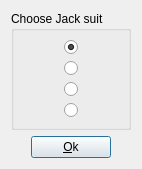
<?xml version="1.0" encoding="UTF-8"?>
<ui version="4.0">
 <class>JackChooseDialog</class>
 <widget class="QDialog" name="JackChooseDialog">
  <property name="sizePolicy">
   <sizepolicy hsizetype="Preferred" vsizetype="Minimum">
    <horstretch>0</horstretch>
    <verstretch>0</verstretch>
   </sizepolicy>
  </property>
  <property name="windowTitle">
   <string>Jack suit</string>
  </property>
  <property name="modal">
   <bool>true</bool>
  </property>
  <layout class="QVBoxLayout" name="verticalLayout_2">
   <property name="sizeConstraint">
    <enum>QLayout::SetFixedSize</enum>
   </property>
   <item>
    <widget class="QGroupBox" name="groupBox">
     <property name="sizePolicy">
      <sizepolicy hsizetype="Preferred" vsizetype="Minimum">
       <horstretch>0</horstretch>
       <verstretch>0</verstretch>
      </sizepolicy>
     </property>
     <property name="title">
      <string>Choose Jack suit</string>
     </property>
     <layout class="QVBoxLayout" name="verticalLayout">
      <item>
       <layout class="QHBoxLayout" name="horizontalLayout_4">
        <item>
         <widget class="SuitRadioButton" name="clubsSuit">
          <property name="sizePolicy">
           <sizepolicy hsizetype="Maximum" vsizetype="Fixed">
            <horstretch>0</horstretch>
            <verstretch>0</verstretch>
           </sizepolicy>
          </property>
          <property name="font">
           <font>
            <pointsize>12</pointsize>
           </font>
          </property>
          <property name="shortcut">
           <string>Alt+3</string>
          </property>
          <property name="checked">
           <bool>true</bool>
          </property>
          <property name="suitDescription" stdset="0">
           <cstring>♣</cstring>
          </property>
          <attribute name="buttonGroup">
           <string notr="true">suitGroup</string>
          </attribute>
         </widget>
        </item>
       </layout>
      </item>
      <item>
       <layout class="QHBoxLayout" name="horizontalLayout">
        <item>
         <widget class="SuitRadioButton" name="spadesSuit">
          <property name="sizePolicy">
           <sizepolicy hsizetype="Maximum" vsizetype="Fixed">
            <horstretch>0</horstretch>
            <verstretch>0</verstretch>
           </sizepolicy>
          </property>
          <property name="font">
           <font>
            <pointsize>12</pointsize>
           </font>
          </property>
          <property name="shortcut">
           <string>Alt+4</string>
          </property>
          <property name="suitDescription" stdset="0">
           <cstring>♠</cstring>
          </property>
          <attribute name="buttonGroup">
           <string notr="true">suitGroup</string>
          </attribute>
         </widget>
        </item>
       </layout>
      </item>
      <item>
       <layout class="QHBoxLayout" name="horizontalLayout_3">
        <item>
         <widget class="SuitRadioButton" name="heartsSuit">
          <property name="sizePolicy">
           <sizepolicy hsizetype="Maximum" vsizetype="Fixed">
            <horstretch>0</horstretch>
            <verstretch>0</verstretch>
           </sizepolicy>
          </property>
          <property name="font">
           <font>
            <pointsize>12</pointsize>
           </font>
          </property>
          <property name="shortcut">
           <string>Alt+1</string>
          </property>
          <property name="checked">
           <bool>false</bool>
          </property>
          <property name="suitDescription" stdset="0">
           <cstring>♥</cstring>
          </property>
          <attribute name="buttonGroup">
           <string notr="true">suitGroup</string>
          </attribute>
         </widget>
        </item>
       </layout>
      </item>
      <item>
       <layout class="QHBoxLayout" name="horizontalLayout_2">
        <item>
         <widget class="SuitRadioButton" name="diamondsSuit">
          <property name="sizePolicy">
           <sizepolicy hsizetype="Maximum" vsizetype="Fixed">
            <horstretch>0</horstretch>
            <verstretch>0</verstretch>
           </sizepolicy>
          </property>
          <property name="font">
           <font>
            <pointsize>12</pointsize>
           </font>
          </property>
          <property name="shortcut">
           <string>Alt+2</string>
          </property>
          <property name="suitDescription" stdset="0">
           <cstring>♦</cstring>
          </property>
          <attribute name="buttonGroup">
           <string notr="true">suitGroup</string>
          </attribute>
         </widget>
        </item>
       </layout>
      </item>
     </layout>
    </widget>
   </item>
   <item>
    <layout class="QHBoxLayout" name="horizontalLayout_5">
     <item>
      <spacer name="spacer">
       <property name="orientation">
        <enum>Qt::Horizontal</enum>
       </property>
       <property name="sizeHint" stdset="0">
        <size>
         <width>0</width>
         <height>0</height>
        </size>
       </property>
      </spacer>
     </item>
     <item>
      <widget class="QPushButton" name="okButton">
       <property name="sizePolicy">
        <sizepolicy hsizetype="Maximum" vsizetype="Fixed">
         <horstretch>0</horstretch>
         <verstretch>0</verstretch>
        </sizepolicy>
       </property>
       <property name="text">
        <string>&amp;Ok</string>
       </property>
       <property name="default">
        <bool>true</bool>
       </property>
      </widget>
     </item>
     <item>
      <spacer name="spacer_2">
       <property name="orientation">
        <enum>Qt::Horizontal</enum>
       </property>
       <property name="sizeHint" stdset="0">
        <size>
         <width>0</width>
         <height>0</height>
        </size>
       </property>
      </spacer>
     </item>
    </layout>
   </item>
  </layout>
 </widget>
 <customwidgets>
  <customwidget>
   <class>SuitRadioButton</class>
   <extends>QRadioButton</extends>
   <header>suitradiobutton.h</header>
  </customwidget>
 </customwidgets>
 <tabstops>
  <tabstop>clubsSuit</tabstop>
  <tabstop>spadesSuit</tabstop>
  <tabstop>heartsSuit</tabstop>
  <tabstop>diamondsSuit</tabstop>
  <tabstop>okButton</tabstop>
 </tabstops>
 <resources/>
 <connections>
  <connection>
   <sender>okButton</sender>
   <signal>clicked()</signal>
   <receiver>JackChooseDialog</receiver>
   <slot>accept()</slot>
   <hints>
    <hint type="sourcelabel">
     <x>126</x>
     <y>161</y>
    </hint>
    <hint type="destinationlabel">
     <x>76</x>
     <y>89</y>
    </hint>
   </hints>
  </connection>
  <connection>
   <sender>okButton</sender>
   <signal>clicked()</signal>
   <receiver>JackChooseDialog</receiver>
   <slot>close()</slot>
   <hints>
    <hint type="sourcelabel">
     <x>126</x>
     <y>161</y>
    </hint>
    <hint type="destinationlabel">
     <x>76</x>
     <y>89</y>
    </hint>
   </hints>
  </connection>
 </connections>
 <buttongroups>
  <buttongroup name="suitGroup"/>
 </buttongroups>
</ui>
